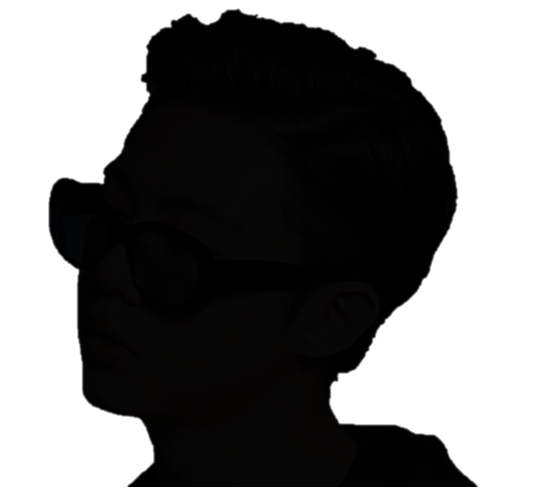
#> input picture word clouds/giriboy_mask_profile.png, 559 x 488 px, found by its file name
$ jupyter execute --allow-errors word_cloud_generation.ipynb   (shell and % lines are left out)
#> lines starting #> are read from the running program, lines starting #| are printed output that depends on the picture
[cell 1]
import pandas as pd
from ast import literal_eval
from konlpy.tag import Hannanum
from collections import Counter
import matplotlib.pyplot as plt
import numpy as np
from wordcloud import WordCloud, STOPWORDS
from PIL import Image
import random
from nltk.corpus import stopwords

[cell 2]
stop_words = []

#> (the rest of this cell did not finish here and is left out)

[cell 3]
text = ''

#> (the rest of this cell did not finish here and is left out)

[cell 4]
img = Image.open('giriboy_mask_profile.png')
#> img is the input picture: PIL image 559x488 RGBA; mean R, G, B, A 124.3, 124.1, 124, 255
new_img = img.resize((850,800))
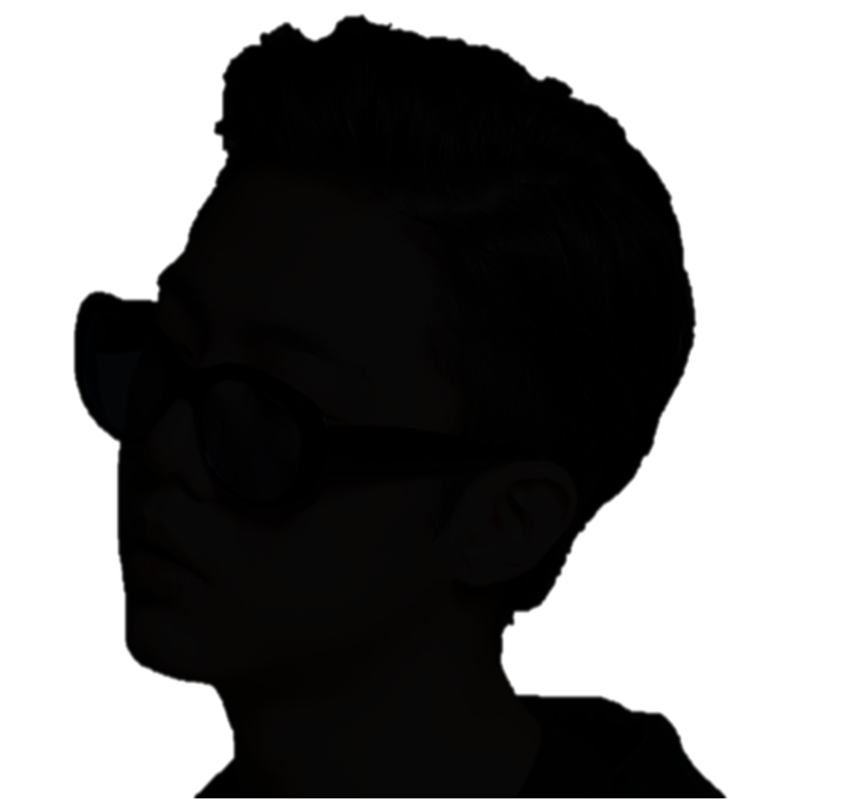
#> new_img: PIL image 850x800 RGBA; mean R, G, B, A 124.3, 124, 124, 255
new_img.save('giriboy_resized.png')

[cell 5]
font_path = r'C:\Users\andre\AppData\Local\Microsoft\Windows\Fonts\BM-HANNA.ttf'
giriboy_mask = np.array(Image.open('giriboy_resized.png'))
#> (the rest of this cell did not finish here and is left out)

[cell 6]
long_one_time_words =  []
#> (the rest of this cell did not finish here and is left out)

#> (a cell that did not finish here is left out)

[cell 8]
eng_text = ''

#> (the rest of this cell did not finish here and is left out)

#> (a cell that did not finish here is left out)

#> (a cell that did not finish here is left out)

#> (a cell that did not finish here is left out)

[cell 12]
eng_kor_text = ''
#> eng_kor_text = ''

#> (the rest of this cell did not finish here and is left out)
